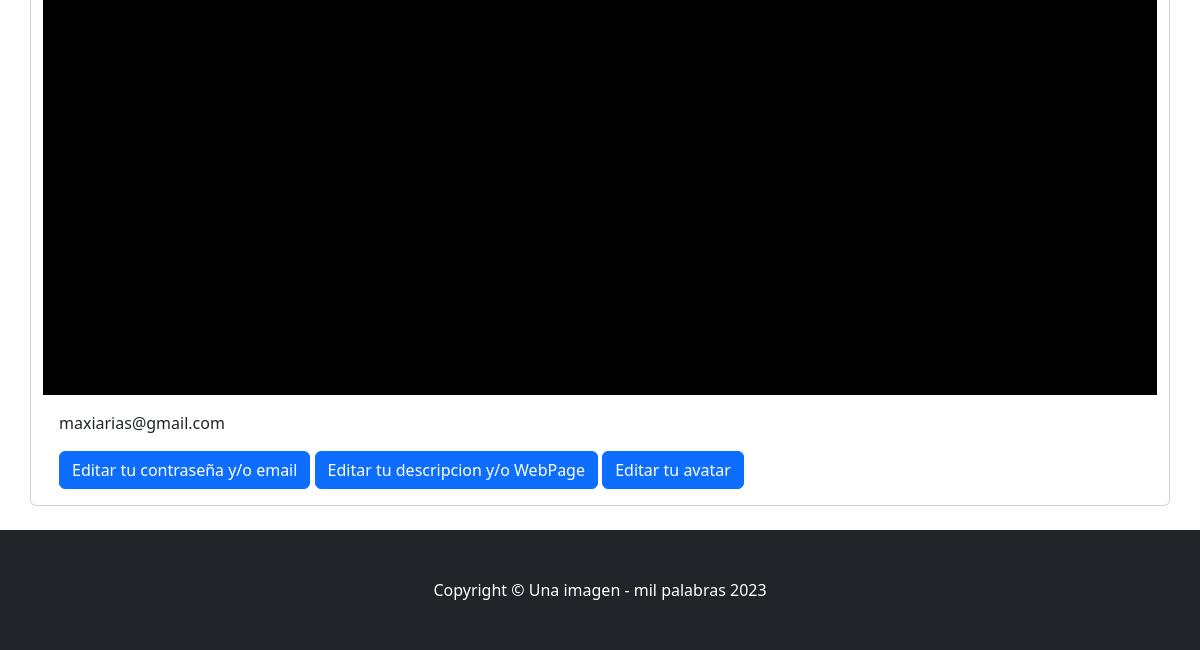
/AppUsuarios/verMiPerfil (signed in, lower part), run on an earlier commit of the app's database.
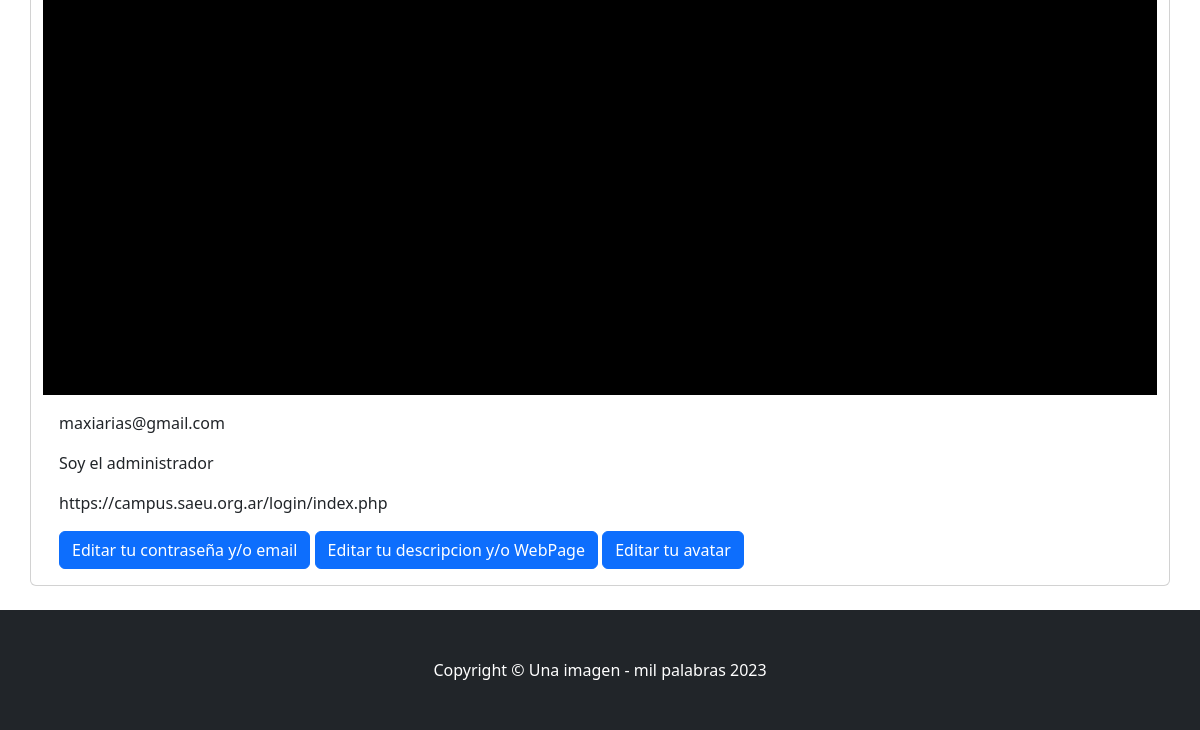
And on a later commit of the database.
### AppUsuarios/models.py (models this page shows)
class Perfil(models.Model):
    user=models.ForeignKey(User, related_name='user', on_delete=models.CASCADE)
    descripcion=models.CharField(max_length=20000,blank=True,null=True)
    pagina=models.URLField(max_length=200,blank=True,null=True)

### AppUsuarios/views.py (the view)
# urls.py: path('verMiPerfil', verMiPerfil, name='verMiPerfil'),
@login_required
def verMiPerfil(request):
    username=request.user.username
    email=request.user.email
    avatar=obtenerAvatar(request)
    perfil=Perfil.objects.filter(user=request.user.id)
    if len(perfil)!=0:
        descripcion=perfil[0].descripcion
        pagina=perfil[0].pagina
    else:
        descripcion=''
        pagina=''
    return render(request, 'AppUsuarios/verPerfil.html', {'username':username,'email':email,'avatar':avatar,'descripcion':descripcion,'pagina':pagina})

### AppUsuarios/views.py (called while the page is built)
@login_required
def obtenerAvatar(request):
    avatares=Avatar.objects.filter(user=request.user.id)
    if len(avatares)!=0:
        return avatares[0].imagen.url
    else:
        return "/media/avatars/default.png"

### AppUsuarios/templates/AppUsuarios/verPerfil.html (shortened to what this page needs)
{% extends "AppUsuarios/padre.html" %}
{% load static %}
{% block cuerpo %}
<body>
        <div class="card mb-4">
            <a href="#!"><img class="card-img-top" src="{{ avatar }}" alt="avatar" /></a>
            <div class="card-body">
                {% if user.is_authenticated %}
                <p class="card-text">{{ email }}</p>
                {% endif %}
                <p class="card-text">{{ descripcion }}</p>
                <p class="card-text">{{ pagina }}</p>
                <a class="btn btn-primary" href="{% url 'editarUser' %}">Editar tu contraseña y/o email</a>
                <a class="btn btn-primary" href="{% url 'editarPerfil' %}">Editar tu descripcion y/o WebPage</a>
                <a class="btn btn-primary" href="{% url 'agregarAvatar' %}">Editar tu avatar</a>
            </div>
        </div>
</body>
{% endblock %}

What changed in the data, as far as the page shows it:
added Perfil: descripcion "Soy el administrador", pagina "https://campus.saeu.org.ar/login/index.php"
